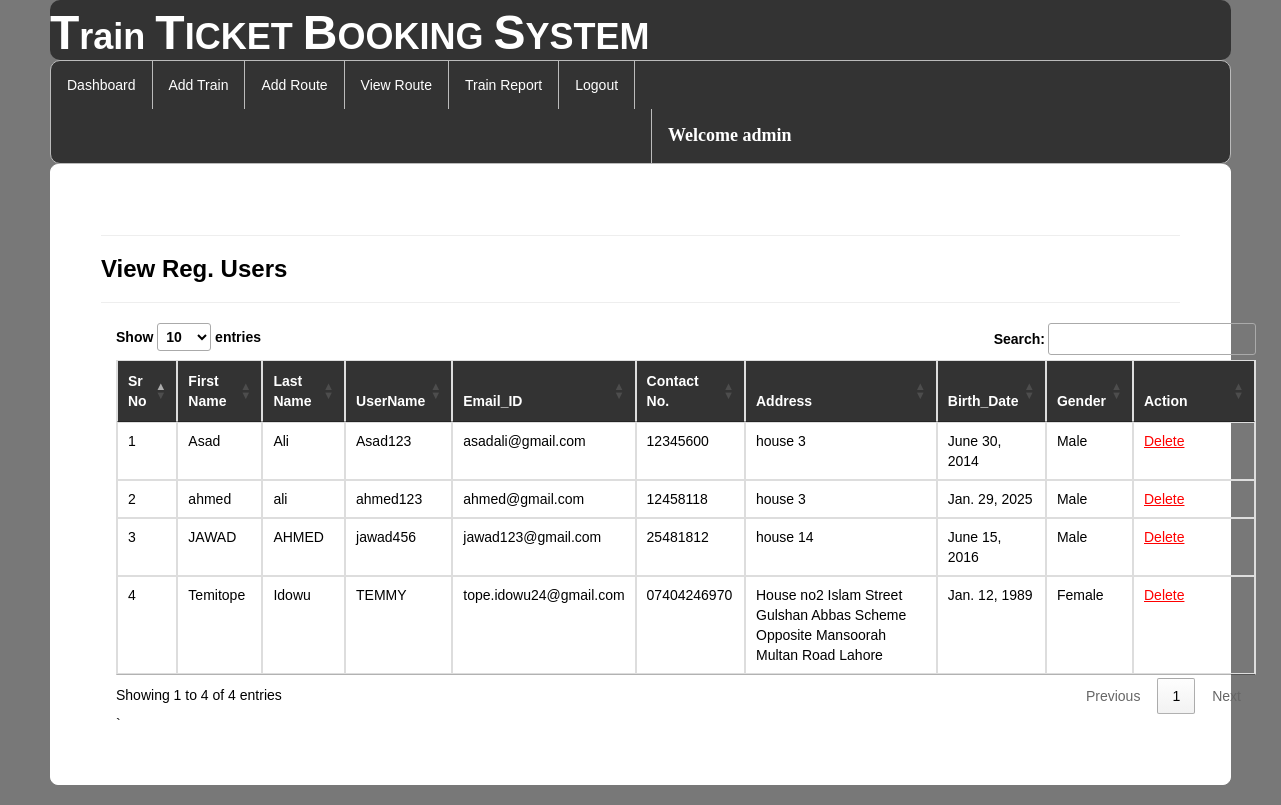
The app's page /view_regusers/ (signed in) with its own data.
### railway/models.py (models this page shows, shortened)
class Register(models.Model):
    user = models.ForeignKey(User, on_delete=models.CASCADE, null=True)
    mobile = models.CharField(max_length=10, null=True)
    add = models.CharField(max_length=100, null=True)
    dob = models.DateField(null=True)
    gender = models.CharField(max_length=10, null=True)

### railway/views.py (the view)
# urls.py: path('view_regusers/', view_regusers, name="view_regusers"),
@login_required(login_url='login_customer')
def view_regusers(request):
    data = Register.objects.filter(user__is_staff=False)
    return render(request, "view_regusers.html", {'data': data})

### templates/view_regusers.html (shortened to what this page needs)
{% extends 'navigation3.html' %}
{% load static %}
{% block b %}
<div style="color:Black;border:1px solid white;border-radius:8px;background-color:white;padding:50px">
<hr><h3><strong>View Reg. Users</strong></h3><hr>
    <div class="container">
<table class="noteCard table table-bordered" id="myTable">
  <thead style="color:white;background-color:#333">
  <tr>
    <th>Sr No</th>
    <th>First Name</th>
      <th>Last Name</th>
      <th>UserName</th>
    <th>Email_ID</th>
    <th>Contact No.</th>
       <th>Address</th>
    <th>Birth_Date</th>
    <th>Gender</th>
    <th>Action</th>
  </tr>
  </thead>
   <tbody>
    {% for i in data %}
  <tr>
    <td>{{forloop.counter}}</td>
    <td>{{i.user.first_name}}</td>
    <td>{{i.user.last_name}}</td>
    <td>{{i.user.username}}</td>
      <td>{{i.user.email}}</td>
      <td>{{i.mobile}}</td>
      <td>{{i.add}}</td>
      <td>{{i.dob}}</td>
      <td>{{i.gender}}</td>
    <td style="width:100px">
   <a href="{% url 'delete_user' i.user.id %}" onclick="return confirm('Do you really want to Delete ?');" style="color:red"><u>Delete</u></a></td>
  </tr>
    {% endfor %}
    </tbody>
</table>`
 </div>
</div>
{% endblock %}

### templates/navigation3.html (shortened to what this page needs)
{% extends 'head.html' %}
{% load static %}
{% block body %}
<link rel = stylesheet href = "//cdn.datatables.net/1.10.19/css/jquery.dataTables.min.css">
<ul class="id2">
  <li id="id1"><a href="{% url 'admindashboard' %}">Dashboard</a></li>
  <li id="id1"><a href="{% url 'add_train' %}">Add Train</a></li>
  <li id="id1"><a href="{% url 'add_route' %}">Add Route</a></li>
  <li id="id1"><a href="{% url 'availableroute' %}">View Route</a></li>
  <li id="id1"><a href="{% url 'view_train'%}">Train Report</a></li>
  <li id="id1"><a href="{% url 'log_out' %}">Logout</a></li>
      <li id="id2" style="margin-left:600px"><a href="" style="color:white"><strong style="font-size:18px;font-family:cursive">Welcome {{request.user.username}}</strong></a></li>
</ul>
{% block b %}
{% endblock %}
{% endblock %}

### templates/navigation3.html (style rules this page uses)
.id2 { list-style-type: none; margin: 0; padding: 0; overflow: hidden; background-color: #333; border-radius:10px; border:1px solid #bbb; }
#id1 { float: left; border-right:1px solid #bbb; }
#id2 { float: left; border-left:1px solid #bbb; }
li:last-child { border-right: none; }
li a { display: block; color: white; text-align: center; padding: 14px 16px; text-decoration: none; }
body { font-family: Arial, Helvetica, sans-serif; }

### records on screen
Register: user.first_name "Asad", user.last_name "Ali", user.username "Asad123", user.email "asadali@gmail.com", mobile "12345600", add "house 3", dob "June 30, 2014", gender "Male"
Register: user.first_name "ahmed", user.last_name "ali", user.username "ahmed123", user.email "ahmed@gmail.com", mobile "12458118", add "house 3", dob "Jan. 29, 2025", gender "Male"
Register: user.first_name "JAWAD", user.last_name "AHMED", user.username "jawad456", user.email "jawad123@gmail.com", mobile "25481812", add "house 14", dob "June 15, 2016", gender "Male"
Register: user.first_name "Temitope", user.last_name "Idowu", user.username "TEMMY", user.email "tope.idowu24@gmail.com", mobile "07404246970", add "House no2 Islam Street Gulshan Abbas Scheme Opposite Mansoorah Multan Road Lahore", dob "Jan. 12, 1989", gender "Female"

### other values on screen
{{ request.user.username }} "admin"
